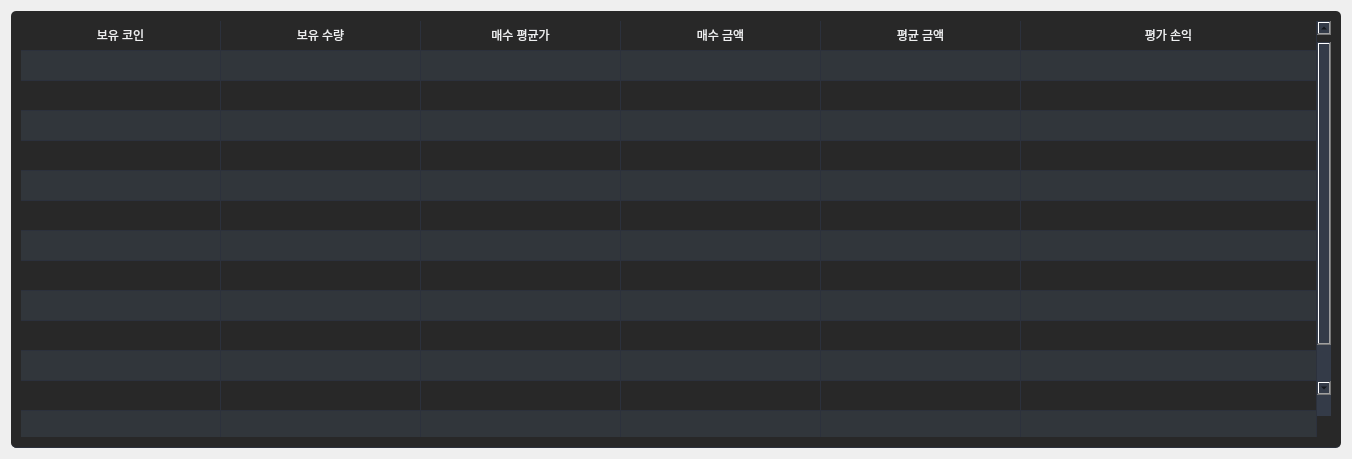
<?xml version="1.0" encoding="UTF-8"?>
<ui version="4.0">
 <class>Form</class>
 <widget class="QWidget" name="Form">
  <property name="geometry">
   <rect>
    <x>0</x>
    <y>0</y>
    <width>1352</width>
    <height>459</height>
   </rect>
  </property>
  <property name="windowTitle">
   <string>Form</string>
  </property>
  <layout class="QVBoxLayout" name="verticalLayout">
   <item>
    <widget class="QTableWidget" name="tableWidget_2">
     <property name="sizePolicy">
      <sizepolicy hsizetype="Expanding" vsizetype="Expanding">
       <horstretch>0</horstretch>
       <verstretch>0</verstretch>
      </sizepolicy>
     </property>
     <property name="palette">
      <palette>
       <active>
        <colorrole role="WindowText">
         <brush brushstyle="SolidPattern">
          <color alpha="255">
           <red>239</red>
           <green>240</green>
           <blue>241</blue>
          </color>
         </brush>
        </colorrole>
        <colorrole role="Button">
         <brush brushstyle="SolidPattern">
          <color alpha="255">
           <red>40</red>
           <green>40</green>
           <blue>40</blue>
          </color>
         </brush>
        </colorrole>
        <colorrole role="Text">
         <brush brushstyle="SolidPattern">
          <color alpha="255">
           <red>239</red>
           <green>240</green>
           <blue>241</blue>
          </color>
         </brush>
        </colorrole>
        <colorrole role="ButtonText">
         <brush brushstyle="SolidPattern">
          <color alpha="255">
           <red>239</red>
           <green>240</green>
           <blue>241</blue>
          </color>
         </brush>
        </colorrole>
        <colorrole role="Base">
         <brush brushstyle="SolidPattern">
          <color alpha="255">
           <red>40</red>
           <green>40</green>
           <blue>40</blue>
          </color>
         </brush>
        </colorrole>
        <colorrole role="Window">
         <brush brushstyle="SolidPattern">
          <color alpha="255">
           <red>40</red>
           <green>40</green>
           <blue>40</blue>
          </color>
         </brush>
        </colorrole>
        <colorrole role="Highlight">
         <brush brushstyle="SolidPattern">
          <color alpha="255">
           <red>61</red>
           <green>174</green>
           <blue>233</blue>
          </color>
         </brush>
        </colorrole>
        <colorrole role="HighlightedText">
         <brush brushstyle="SolidPattern">
          <color alpha="255">
           <red>239</red>
           <green>240</green>
           <blue>241</blue>
          </color>
         </brush>
        </colorrole>
        <colorrole role="AlternateBase">
         <brush brushstyle="SolidPattern">
          <color alpha="255">
           <red>49</red>
           <green>54</green>
           <blue>59</blue>
          </color>
         </brush>
        </colorrole>
       </active>
       <inactive>
        <colorrole role="WindowText">
         <brush brushstyle="SolidPattern">
          <color alpha="255">
           <red>239</red>
           <green>240</green>
           <blue>241</blue>
          </color>
         </brush>
        </colorrole>
        <colorrole role="Button">
         <brush brushstyle="SolidPattern">
          <color alpha="255">
           <red>40</red>
           <green>40</green>
           <blue>40</blue>
          </color>
         </brush>
        </colorrole>
        <colorrole role="Text">
         <brush brushstyle="SolidPattern">
          <color alpha="255">
           <red>239</red>
           <green>240</green>
           <blue>241</blue>
          </color>
         </brush>
        </colorrole>
        <colorrole role="ButtonText">
         <brush brushstyle="SolidPattern">
          <color alpha="255">
           <red>239</red>
           <green>240</green>
           <blue>241</blue>
          </color>
         </brush>
        </colorrole>
        <colorrole role="Base">
         <brush brushstyle="SolidPattern">
          <color alpha="255">
           <red>40</red>
           <green>40</green>
           <blue>40</blue>
          </color>
         </brush>
        </colorrole>
        <colorrole role="Window">
         <brush brushstyle="SolidPattern">
          <color alpha="255">
           <red>40</red>
           <green>40</green>
           <blue>40</blue>
          </color>
         </brush>
        </colorrole>
        <colorrole role="Highlight">
         <brush brushstyle="SolidPattern">
          <color alpha="255">
           <red>61</red>
           <green>174</green>
           <blue>233</blue>
          </color>
         </brush>
        </colorrole>
        <colorrole role="HighlightedText">
         <brush brushstyle="SolidPattern">
          <color alpha="255">
           <red>239</red>
           <green>240</green>
           <blue>241</blue>
          </color>
         </brush>
        </colorrole>
        <colorrole role="AlternateBase">
         <brush brushstyle="SolidPattern">
          <color alpha="255">
           <red>49</red>
           <green>54</green>
           <blue>59</blue>
          </color>
         </brush>
        </colorrole>
       </inactive>
       <disabled>
        <colorrole role="WindowText">
         <brush brushstyle="SolidPattern">
          <color alpha="255">
           <red>69</red>
           <green>69</green>
           <blue>69</blue>
          </color>
         </brush>
        </colorrole>
        <colorrole role="Button">
         <brush brushstyle="SolidPattern">
          <color alpha="255">
           <red>40</red>
           <green>40</green>
           <blue>40</blue>
          </color>
         </brush>
        </colorrole>
        <colorrole role="Text">
         <brush brushstyle="SolidPattern">
          <color alpha="255">
           <red>69</red>
           <green>69</green>
           <blue>69</blue>
          </color>
         </brush>
        </colorrole>
        <colorrole role="ButtonText">
         <brush brushstyle="SolidPattern">
          <color alpha="255">
           <red>69</red>
           <green>69</green>
           <blue>69</blue>
          </color>
         </brush>
        </colorrole>
        <colorrole role="Base">
         <brush brushstyle="SolidPattern">
          <color alpha="255">
           <red>40</red>
           <green>40</green>
           <blue>40</blue>
          </color>
         </brush>
        </colorrole>
        <colorrole role="Window">
         <brush brushstyle="SolidPattern">
          <color alpha="255">
           <red>40</red>
           <green>40</green>
           <blue>40</blue>
          </color>
         </brush>
        </colorrole>
        <colorrole role="Highlight">
         <brush brushstyle="SolidPattern">
          <color alpha="255">
           <red>61</red>
           <green>174</green>
           <blue>233</blue>
          </color>
         </brush>
        </colorrole>
        <colorrole role="HighlightedText">
         <brush brushstyle="SolidPattern">
          <color alpha="255">
           <red>239</red>
           <green>240</green>
           <blue>241</blue>
          </color>
         </brush>
        </colorrole>
        <colorrole role="AlternateBase">
         <brush brushstyle="SolidPattern">
          <color alpha="255">
           <red>49</red>
           <green>54</green>
           <blue>59</blue>
          </color>
         </brush>
        </colorrole>
       </disabled>
      </palette>
     </property>
     <property name="styleSheet">
      <string notr="true">QTableWidget {	
	/*background-color: rgb(39, 44, 54);*/
	background-color: rgb(40,40,40);
	padding: 10px;
	border-radius: 5px;
	gridline-color: rgb(44, 49, 60);
	border-bottom: 1px solid rgb(44, 49, 60);
}
QTableWidget::item{
	border-color: rgb(44, 49, 60);
	padding-left: 5px;
	padding-right: 5px;
	gridline-color: rgb(44, 49, 60);
}
QTableWidget::item:selected{
	background-color: rgb(85, 170, 255);
}
QScrollBar:horizontal {
    border: none;
    background: rgb(52, 59, 72);
    height: 14px;
    margin: 0px 21px 0 21px;
	border-radius: 0px;
}
 QScrollBar:vertical {
	border: none;
    background: rgb(52, 59, 72);
    width: 14px;
    margin: 21px 0 21px 0;
	border-radius: 0px;
 }
QHeaderView::section{
	Background-color: rgb(39, 44, 54);
	max-width: 30px;
	border: 1px solid rgb(44, 49, 60);
	border-style: none;
    border-bottom: 1px solid rgb(44, 49, 60);
    border-right: 1px solid rgb(44, 49, 60);
}
QTableWidget::horizontalHeader {	
	background-color: rgb(81, 255, 0);
}
QHeaderView::section:horizontal
{
    border: 1px solid rgb(32, 34, 42);
	background-color: rgb(27, 29, 35);
	padding: 3px;
	border-top-left-radius: 7px;
    border-top-right-radius: 7px;
}
QHeaderView::section:vertical
{
    border: 1px solid rgb(44, 49, 60);
}
</string>
     </property>
     <property name="frameShape">
      <enum>QFrame::NoFrame</enum>
     </property>
     <property name="verticalScrollBarPolicy">
      <enum>Qt::ScrollBarAlwaysOn</enum>
     </property>
     <property name="sizeAdjustPolicy">
      <enum>QAbstractScrollArea::AdjustToContents</enum>
     </property>
     <property name="editTriggers">
      <set>QAbstractItemView::NoEditTriggers</set>
     </property>
     <property name="alternatingRowColors">
      <bool>true</bool>
     </property>
     <property name="selectionMode">
      <enum>QAbstractItemView::SingleSelection</enum>
     </property>
     <property name="selectionBehavior">
      <enum>QAbstractItemView::SelectRows</enum>
     </property>
     <property name="showGrid">
      <bool>true</bool>
     </property>
     <property name="gridStyle">
      <enum>Qt::SolidLine</enum>
     </property>
     <property name="sortingEnabled">
      <bool>false</bool>
     </property>
     <attribute name="horizontalHeaderVisible">
      <bool>false</bool>
     </attribute>
     <attribute name="horizontalHeaderCascadingSectionResizes">
      <bool>true</bool>
     </attribute>
     <attribute name="horizontalHeaderDefaultSectionSize">
      <number>200</number>
     </attribute>
     <attribute name="horizontalHeaderStretchLastSection">
      <bool>true</bool>
     </attribute>
     <attribute name="verticalHeaderVisible">
      <bool>false</bool>
     </attribute>
     <attribute name="verticalHeaderCascadingSectionResizes">
      <bool>false</bool>
     </attribute>
     <attribute name="verticalHeaderHighlightSections">
      <bool>false</bool>
     </attribute>
     <attribute name="verticalHeaderStretchLastSection">
      <bool>true</bool>
     </attribute>
     <row>
      <property name="text">
       <string>New Row</string>
      </property>
      <property name="font">
       <font>
        <family>Segoe UI</family>
       </font>
      </property>
     </row>
     <row>
      <property name="text">
       <string>New Row</string>
      </property>
     </row>
     <row>
      <property name="text">
       <string>New Row</string>
      </property>
     </row>
     <row>
      <property name="text">
       <string>New Row</string>
      </property>
     </row>
     <row>
      <property name="text">
       <string>New Row</string>
      </property>
     </row>
     <row>
      <property name="text">
       <string>New Row</string>
      </property>
     </row>
     <row>
      <property name="text">
       <string>New Row</string>
      </property>
     </row>
     <row>
      <property name="text">
       <string>New Row</string>
      </property>
     </row>
     <row>
      <property name="text">
       <string>New Row</string>
      </property>
     </row>
     <row>
      <property name="text">
       <string>New Row</string>
      </property>
     </row>
     <row>
      <property name="text">
       <string>New Row</string>
      </property>
     </row>
     <row>
      <property name="text">
       <string>New Row</string>
      </property>
     </row>
     <row>
      <property name="text">
       <string>New Row</string>
      </property>
     </row>
     <row>
      <property name="text">
       <string>New Row</string>
      </property>
     </row>
     <row>
      <property name="text">
       <string>New Row</string>
      </property>
     </row>
     <row>
      <property name="text">
       <string>New Row</string>
      </property>
     </row>
     <column>
      <property name="text">
       <string>0</string>
      </property>
     </column>
     <column>
      <property name="text">
       <string>1</string>
      </property>
     </column>
     <column>
      <property name="text">
       <string>2</string>
      </property>
      <property name="textAlignment">
       <set>AlignLeading|AlignVCenter</set>
      </property>
     </column>
     <column>
      <property name="text">
       <string>3</string>
      </property>
     </column>
     <column>
      <property name="text">
       <string>4</string>
      </property>
     </column>
     <column>
      <property name="text">
       <string>5</string>
      </property>
     </column>
     <item row="0" column="0">
      <property name="text">
       <string>보유 코인</string>
      </property>
      <property name="textAlignment">
       <set>AlignCenter</set>
      </property>
     </item>
     <item row="0" column="1">
      <property name="text">
       <string>보유 수량</string>
      </property>
      <property name="textAlignment">
       <set>AlignCenter</set>
      </property>
     </item>
     <item row="0" column="2">
      <property name="text">
       <string>매수 평균가</string>
      </property>
      <property name="textAlignment">
       <set>AlignCenter</set>
      </property>
     </item>
     <item row="0" column="3">
      <property name="text">
       <string>매수 금액</string>
      </property>
      <property name="textAlignment">
       <set>AlignCenter</set>
      </property>
     </item>
     <item row="0" column="4">
      <property name="text">
       <string>평균 금액</string>
      </property>
      <property name="textAlignment">
       <set>AlignCenter</set>
      </property>
     </item>
     <item row="0" column="5">
      <property name="text">
       <string>평가 손익</string>
      </property>
      <property name="textAlignment">
       <set>AlignCenter</set>
      </property>
     </item>
    </widget>
   </item>
  </layout>
 </widget>
 <resources/>
 <connections/>
</ui>
